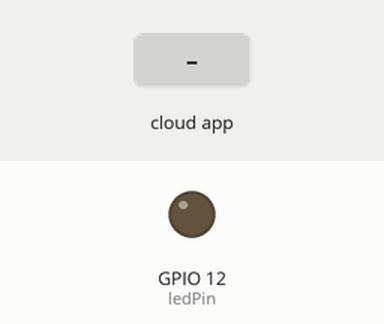
The program below on a simulated ESP8266 (NodeMCU). Parts: output pins drawn as LEDs (lit = HIGH). The test bench sets the inputs (shaded band). WiFi joins after 1.5 s; servers stay silent unless stated; what the program prints to the serial monitor is not drawn.

Above: at 2.7 s.
2.8 s: the phone or cloud app sets Luce to 64
At 4.5 s:
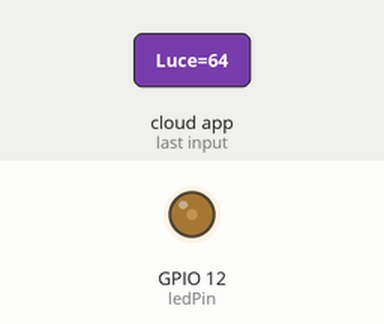
4.9 s: the phone or cloud app sets Luce to 128
At 6.2 s:
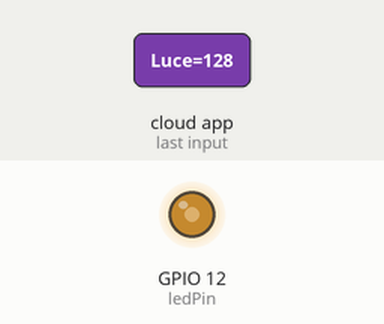
7.0 s: the phone or cloud app sets Luce to 255
At 8.2 s:
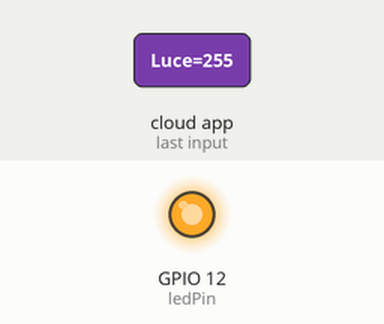
10.6 s: the phone or cloud app sets Luce to 64
At 10.79 s:
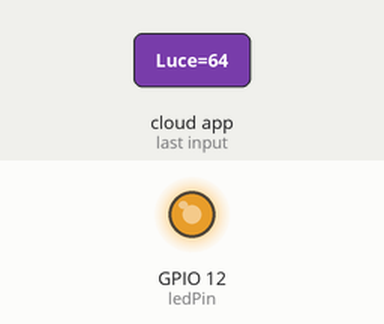
Timing chart, 0 to 13.1 s (numbered marks = the images above; inputs shaded):
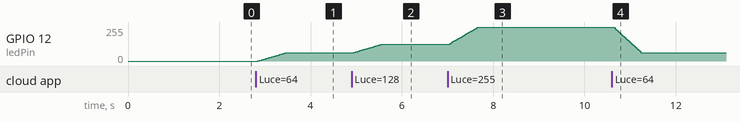

The program:

main.cpp
```cpp
/*
 * This is a basic example on how to use Espalexa and its device declaration methods.
 */
#ifdef ARDUINO_ARCH_ESP32
#include <WiFi.h>
#else
#include <ESP8266WiFi.h>
#endif


#define ESPALEXA_MAXDEVICES 5
// #define ESPALEXA_DEBUG s
#include <Espalexa.h>

// prototypes
boolean connectWifi();

//callback functions
void firstLightChanged(uint8_t brightness);
void secondLightChanged(uint8_t brightness);
void thirdLightChanged(uint8_t brightness);

// Change this!!
//const char* ssid = "TELWEB_0F40";
const char* ssid = "Tenda_38ECE0";
const char* password = "arzechelimagh";

boolean wifiConnected = false;

Espalexa espalexa;

EspalexaDevice* device1; //this is optional

void ImpostaLuce(uint8_t brightness);
int StatoAttuale = 0;
int ledPin = 12;

void setup()
{
  Serial.begin(115200);
  // Initialise wifi connection
  wifiConnected = connectWifi();

  if(wifiConnected){

    // Define your devices here.
    espalexa.addDevice("Luce", firstLightChanged); //simplest definition, default state off
    //device3 = new EspalexaDevice("LuceProva", thirdLightChanged); //you can also create the Device objects yourself like here
    //espalexa.addDevice(device3); //and then add them
    //device3->setValue(128); //this allows you to e.g. update their state value at any time!

    espalexa.begin();

  } else
  {
    while (1) {
      Serial.println("Cannot connect to WiFi. Please check data and reset the ESP.");
      delay(2500);
    }
  }
}

void loop()
{
   espalexa.loop();
   delay(1);
}

//our callback functions
void firstLightChanged(uint8_t brightness) {
    Serial.print("Device 1 changed to ");

    //do what you need to do here

    //EXAMPLE
    if (brightness) {
      Serial.print("ON, brightness ");
      Serial.println(brightness);
      ImpostaLuce(brightness);
    }
    else  {
      Serial.println("OFF");
    }
}

void secondLightChanged(uint8_t brightness) {
    Serial.print("Device 2 changed to ");

    //do what you need to do here

    //EXAMPLE
    if (brightness) {
      Serial.print("ON, brightness ");
      Serial.println(brightness);
    }
    else  {
      Serial.println("OFF");
    }
}

void thirdLightChanged(uint8_t brightness) {
    Serial.print("Device 3 changed to ");

    //do what you need to do here

    //EXAMPLE
    if (brightness) {
      Serial.print("ON, brightness ");
      Serial.println(brightness);
    }
    else  {
      Serial.println("OFF");
    }
}

// connect to wifi â€“ returns true if successful or false if not
boolean connectWifi(){
  boolean state = true;
  int i = 0;

  WiFi.mode(WIFI_STA);
  WiFi.begin(ssid, password);
  Serial.println("");
  Serial.println("Connecting to WiFi");

  // Wait for connection
  Serial.print("Connecting...");
  while (WiFi.status() != WL_CONNECTED) {
    delay(500);
    Serial.print(".");
    if (i > 20){
      state = false; break;
    }
    i++;
  }
  Serial.println("");
  if (state){
    Serial.print("Connected to ");
    Serial.println(ssid);
    Serial.print("IP address: ");
    Serial.println(WiFi.localIP());
  }
  else {
    Serial.println("Connection failed.");
  }
  return state;
}

void ImpostaLuce(uint8_t brightness)
{

    int NewStato = brightness * 4;
    int FadeValue  = 0;

    Serial.print("Luce da impostare al ");
    Serial.print((100 * brightness) / 255);
    Serial.println("%");

    Serial.print("Quindi al valore: ");
    Serial.print(NewStato);
    Serial.println(" (0/1024)");

    if (NewStato < 0) {
      NewStato = 0;
    }
    if (NewStato >= 1024) {
     NewStato = 1024;
    }

    int passo = (NewStato - StatoAttuale) / 30;
    Serial.print("Stato: ");
    Serial.println(StatoAttuale);
    Serial.print("NewStato: ");
    Serial.println(NewStato);
    Serial.print("Passo: ");
    Serial.println(passo);

    if (passo > 0) {
      Serial.println("Incremento");

      for (FadeValue = StatoAttuale ; FadeValue <= NewStato; FadeValue += passo) {
        delay(20);
        Serial.println(FadeValue);
        analogWrite(ledPin, FadeValue);
      }
    }
    if (passo < 0) {
      Serial.println("Decremento");

      for (FadeValue = StatoAttuale ; FadeValue >= NewStato; FadeValue += passo) {
        delay(20);
        Serial.println(FadeValue);
        analogWrite(ledPin, FadeValue);
      }
    }

    analogWrite(ledPin, NewStato);
    StatoAttuale = NewStato;

    Serial.print("Regolata la luce a: ");
    Serial.print(NewStato);
    Serial.println(" (0/1024)");


    Serial.print("Regolata la luce al ");
    Serial.print(NewStato*100/1024);
    Serial.println("%");
    Serial.println(" ");

    String message = "Regolo la luce al ";
    message += NewStato*100/1024;
    message += "%";

}
```

Measured:
- after the input at 2.8 s, GPIO 12 (ledPin): moves from 0/255 to 63/255 over 0.62 s, starting after 0.05 s
- after the input at 4.9 s, GPIO 12 (ledPin): moves from 63/255 to 127/255 over 0.62 s, starting after 0.05 s
- after the input at 7.0 s, GPIO 12 (ledPin): moves from 127/255 to 254/255 over 0.60 s, starting after 0.05 s
- after the input at 10.6 s, GPIO 12 (ledPin): moves from 254/255 to 63/255 over 0.58 s, starting after 0.05 s
